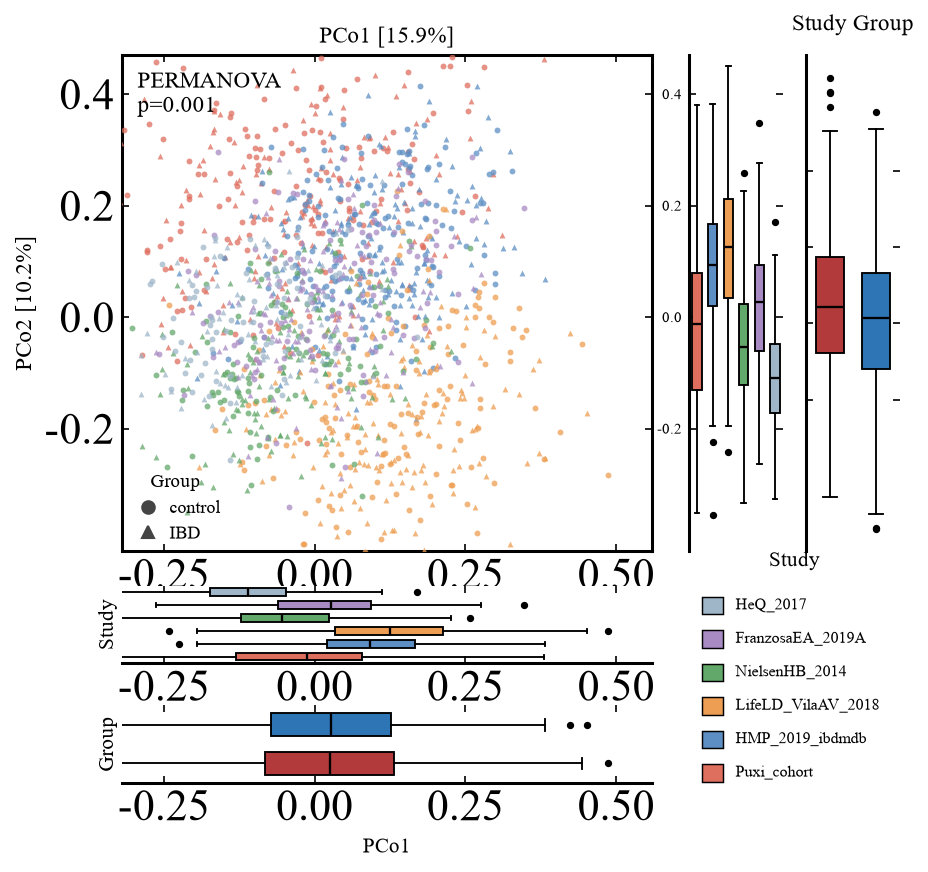

Write Python code to recreate this figure.
# -*- coding: utf-8 -*-
"""案例3 - Nature PCoA图: ~1500样本散点(6研究x2组) + 右列/底行箱线 + 研究图例。
参考：同类期刊常见的「主散点 + L 形边际箱线」版式 — 圆=control 三角=IBD（详见同名 case 卡）。"""
import sys, os
HERE = os.path.dirname(os.path.abspath(__file__))
sys.path.insert(0, os.path.join(HERE, 'lib'))
from paper_style import *

import numpy as np
import matplotlib.pyplot as plt

set_style()

studies = ['Puxi_cohort', 'HMP_2019_ibdmdb', 'LifeLD_VilaAV_2018',
           'NielsenHB_2014', 'FranzosaEA_2019A', 'HeQ_2017']
scolors = ['#DE6E5E', '#5D8FC4', '#EE9E52', '#63A86B', '#A98BC4', '#9FB6C9']
gcolors = {'control': '#B23A3A', 'IBD': '#2E75B6'}
centers = [(-0.02, 0.24), (0.10, 0.16), (0.12, -0.16), (-0.06, -0.06),
           (0.02, 0.02), (-0.10, 0.02)]
scales = [0.020, 0.014, 0.017, 0.013, 0.012, 0.010]
per_study = [300, 320, 300, 220, 220, 140]

r = rng(3)
fig = plt.figure(figsize=cm2in(17.0, 16.0))
outer = fig.add_gridspec(2, 2, width_ratios=[2.9, 1.15], height_ratios=[2.9, 1.15],
                         hspace=0.10, wspace=0.10)
gs_right = outer[0, 1].subgridspec(1, 2, wspace=0.25)
gs_bot = outer[1, 0].subgridspec(2, 1, hspace=0.55)
ax_main = fig.add_subplot(outer[0, 0])
ax_rs = fig.add_subplot(gs_right[0, 0])
ax_rg = fig.add_subplot(gs_right[0, 1])
ax_bs = fig.add_subplot(gs_bot[0])
ax_bg = fig.add_subplot(gs_bot[1])
ax_leg = fig.add_subplot(outer[1, 1])
ax_leg.axis('off')

# ---------------- 主散点 ----------------
all_xy = []
for si, (n, c, sd) in enumerate(zip(per_study, centers, scales)):
    for gi, g in enumerate(['control', 'IBD']):
        m = n // 2
        xy = r.multivariate_normal(c, [[sd, 0.004], [0.004, sd]], m)
        xy += r.normal(0, 0.012, xy.shape) + np.array([0, -0.035 * gi])
        all_xy.append((xy, si, g))
for xy, si, g in all_xy:
    mk = 'o' if g == 'control' else '^'
    ax_main.scatter(xy[:, 0], xy[:, 1], s=8, marker=mk, c=scolors[si],
                    alpha=0.75, linewidths=0, zorder=3)
ax_main.text(0.03, 0.97, 'PERMANOVA\np=0.001', transform=ax_main.transAxes,
             ha='left', va='top', fontsize=11)
ax_main.legend(handles=[
    plt.Line2D([], [], marker='o', ls='', color='#444444', label='control'),
    plt.Line2D([], [], marker='^', ls='', color='#444444', label='IBD')],
    loc='lower left', frameon=False, fontsize=8.5, title='Group',
    title_fontsize=9, handletextpad=0.2, borderaxespad=0.1)
ax_main.set_xlim(-0.32, 0.56)
ax_main.set_ylim(-0.42, 0.47)
ax_main.set_xticks([-0.25, 0.0, 0.25, 0.5])
ax_main.set_yticks([-0.2, 0.0, 0.2, 0.4])
ax_main.set_title('PCo1 [15.9%]', fontsize=11, pad=6)
ax_main.set_ylabel('PCo2 [10.2%]', fontsize=11)

# 每研究 PCo1 / PCo2 值(供箱线)
x_by = [np.concatenate([xy[:, 0] for xy, s, g in all_xy if s == i]) for i in range(6)]
y_by = [np.concatenate([xy[:, 1] for xy, s, g in all_xy if s == i]) for i in range(6)]
ctrl_x = np.concatenate([xy[:, 0] for xy, s, g in all_xy if g == 'control'])
ibd_x = np.concatenate([xy[:, 0] for xy, s, g in all_xy if g == 'IBD'])
ctrl_y = np.concatenate([xy[:, 1] for xy, s, g in all_xy if g == 'control'])
ibd_y = np.concatenate([xy[:, 1] for xy, s, g in all_xy if g == 'IBD'])


def style_box(bp, colors):
    for b, c in zip(bp['boxes'], colors):
        b.set_facecolor(c)
        b.set_edgecolor('black')
        b.set_linewidth(0.9)
    for w in bp['whiskers'] + bp['caps']:
        w.set_color('black')
        w.set_linewidth(0.9)
    for m in bp['medians']:
        m.set_color('black')
        m.set_linewidth(1.1)


# ---------------- 右列: Study / Group 纵向箱线 ----------------
bp = ax_rs.boxplot(x_by, positions=range(6), widths=0.6, patch_artist=True,
                   showfliers=True,
                   flierprops=dict(marker='o', ms=2.5, mfc='black', mec='black'),
                   medianprops=dict(color='black'))
style_box(bp, scolors)
ax_rs.set_xticks([])
ax_rs.set_ylim(-0.42, 0.47)
ax_rs.set_yticks([-0.2, 0.0, 0.2, 0.4])
ax_rs.set_yticklabels(['-0.2', '0.0', '0.2', '0.4'], fontsize=7)
despine(ax_rs, bottom=True)

bp = ax_rg.boxplot([ctrl_y, ibd_y], positions=[0, 1], widths=0.6,
                   patch_artist=True, showfliers=True,
                   flierprops=dict(marker='o', ms=2.5, mfc='black', mec='black'),
                   medianprops=dict(color='black'))
style_box(bp, [gcolors['control'], gcolors['IBD']])
ax_rg.set_xticks([])
ax_rg.set_yticks([-0.2, 0.0, 0.2, 0.4])
ax_rg.set_yticklabels(['', '', '', ''], fontsize=7)
ax_rg.text(0.5, 1.05, 'Study Group', transform=ax_rg.transAxes, ha='center',
           fontsize=11)
despine(ax_rg, bottom=True)

# ---------------- 底行: Study / Group 横向箱线 ----------------
bp = ax_bs.boxplot(x_by, orientation='horizontal', positions=range(6), widths=0.6,
                   patch_artist=True, showfliers=True,
                   flierprops=dict(marker='o', ms=2.5, mfc='black', mec='black'),
                   medianprops=dict(color='black'))
style_box(bp, scolors)
ax_bs.set_yticks([])
ax_bs.set_xlim(-0.32, 0.56)
ax_bs.set_xticks([-0.25, 0.0, 0.25, 0.5])
ax_bs.set_ylabel('Study', fontsize=10, rotation=90, labelpad=2)
despine(ax_bs, left=True)

bp = ax_bg.boxplot([ibd_x, ctrl_x], orientation='horizontal', positions=[1, 0], widths=0.6,
                   patch_artist=True, showfliers=True,
                   flierprops=dict(marker='o', ms=2.5, mfc='black', mec='black'),
                   medianprops=dict(color='black'))
style_box(bp, [gcolors['IBD'], gcolors['control']])
ax_bg.set_yticks([])
ax_bg.set_xlim(-0.32, 0.56)
ax_bg.set_xticks([-0.25, 0.0, 0.25, 0.5])
ax_bg.set_xlabel('PCo1', fontsize=10)
ax_bg.set_ylabel('Group', fontsize=10, rotation=90, labelpad=2)
despine(ax_bg, left=True)

# ---------------- 右下: Study 图例 ----------------
ax_leg.text(0.5, 1.10, 'Study', ha='center', fontsize=10,
            transform=ax_leg.transAxes)
for i, (s, c) in enumerate(zip(studies[::-1], scolors[::-1])):
    yy = 0.90 - i * 0.17
    ax_leg.add_patch(plt.Rectangle((0.06, yy - 0.045), 0.10, 0.09,
                                   transform=ax_leg.transAxes,
                                   facecolor=c, edgecolor='black', lw=0.7,
                                   clip_on=False))
    ax_leg.text(0.22, yy, s, va='center', fontsize=7.6,
                transform=ax_leg.transAxes)

save(fig, 'case_seg003.png')
